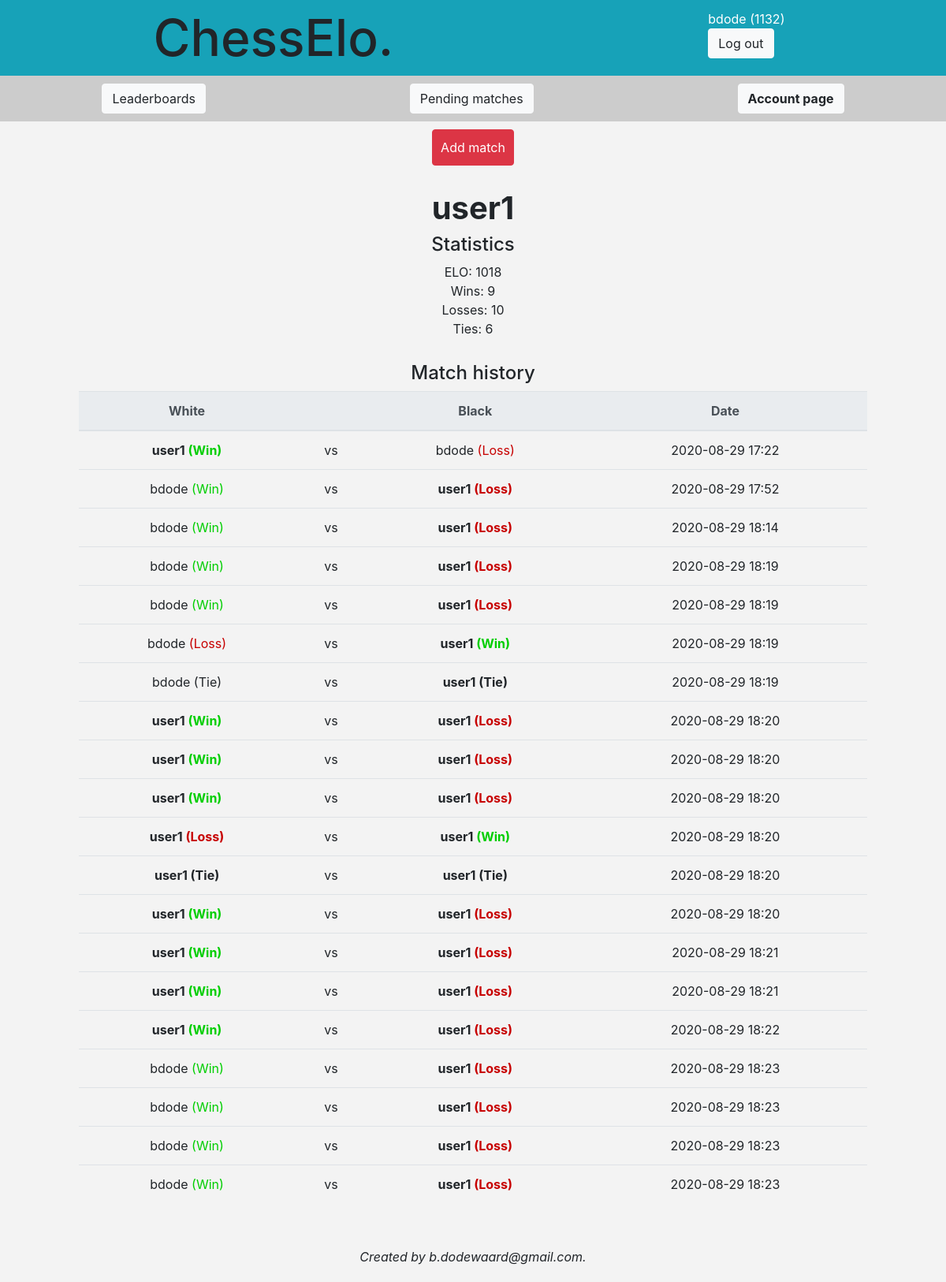
The page /account/user1 (signed in) on the database its author committed.
### chesselo/models.py (models this page shows, shortened)
class Elo(models.Model):
    username = models.CharField(max_length=64)
    elo = models.FloatField(default=1100)
    wins = models.IntegerField(default=0)
    losses = models.IntegerField(default=0)
    ties = models.IntegerField(default=0)

class Match(models.Model):
    user_white = models.CharField(max_length=64)
    user_black = models.CharField(max_length=64)
    white_win = models.CharField(max_length=64)
    match_datetime = models.DateTimeField(auto_now_add=True)
    user_send = models.CharField(max_length=64)
    user_pending = models.CharField(max_length=64)
    accepted = models.BooleanField(default=False)

### chesselo/views.py (the view)
# urls.py: path("account", views.account, name="account"),
def account(request, username=False):
    context = {}
    if not request.user.is_authenticated:
        messages.add_message(request, messages.INFO, 'Please log in.',)
        return HttpResponseRedirect("/index")
    if not username:
        if request.user.is_authenticated:
            username = request.user.username
            url = "account/" + username
            return HttpResponseRedirect(url)
        return HttpResponseRedirect("/index")
    match_list = Match.objects.filter(Q(user_white=username) | Q(user_black=username))[:20]
    context["match_list"] = match_list
    elo = Elo.objects.get(username=username)
    context["username"] = username
    context["wins"] = elo.wins
    context["losses"] = elo.losses
    context["account_elo"] = elo.elo
    context["ties"] = elo.ties
    total = elo.wins + elo.losses
    if total:
        context["winrate"] = elo.wins/(elo.wins + elo.losses)
    else:
        context["winrate"] = "None"
    opponent_list = Elo.objects.all()
    context["opponents"] = opponent_list
    context["account_page"] = True
    context["logged_in"] = True
    elo_score = Elo.objects.get(username = request.user.username)
    context["user_elo"] = int(elo_score.elo)
    return render(request, "account.html", context)

### chesselo/templates/account.html (shortened to what this page needs)
{% extends "basic_layout.html" %}
{% block header-right %}
<div class='logout-block' style="float:right">
    <form action="/logout" method="POST">
        <div class="logout">{{ user.get_username }}{% if user_elo %} ({{ user_elo }}){% endif %} </div>
        <button type="submit" class="btn btn-light">Log out</button>
    </form>
</div>
{% endblock %}
{% block main %}
<div class="leaderboards-main">
    <div style="text-align: center;">
        <h1 style="text-align: center;", class="bold">{{username}}</h1>
    </div>
    <div style="text-align: center; margin-bottom: 30px;">
        <h4 style="text-align: center;">Statistics</h4>
        <div> ELO: {{account_elo|floatformat:0}} </div>
        <div> Wins: {{wins}} </div>
        <div> Losses: {{losses}} </div>
        <div> Ties: {{ties}} </div>
    </div>
    <div style="text-align: center;">
        <h4 style="text-align: center;">Match history</h4>
        <table class="table">
            <thead class="thead-light">
                <tr>
                        <th>White</th>
                        <th></th>
                        <th>Black</th>
                        <th>Date</th>
                </tr>
            </thead>
        {% if match_list|length %}
            <tbody>
                {% for match in match_list %}
                    <tr>
                        <td {% if match.user_white == username%} class="bold" {% endif %}>{{match.user_white}}{% if match.white_win == "win" %}<span class="win"> (Win){%endif%}{% if match.white_win == "loss" %}<span class="loss"> (Loss)</span>{% endif %}{% if match.white_win == "tie" %} (Tie){% endif %}</td>
                        <td>vs</td>
                        <td {% if match.user_black == username%} class="bold" {% endif %}>{{match.user_black}}{% if match.white_win == "win" %}<span class="loss"> (Loss)</span>{%endif%}{% if match.white_win == "loss" %}<span class="win"> (Win){% endif %} {% if match.white_win == "tie" %}(Tie){% endif %}</td>
                        <td>{{match.match_datetime|date:'Y-m-d H:i'}}</td>
                    </tr>
                {% endfor %}
            </tbody>
        </table>
        {% else %}
        </table>
        <div style="text-align:center; margin-bottom: 30px;"> None. </div>
            {% endif %}
    </div>
</div>
{% endblock %}
{% block footer %}
<div class="footer">
    <i>Created by b.dodewaard@gmail.com.</i>
</div>
{% endblock %}

### static/style.css (style rules this page uses)
html, body { height:100%; background-color: rgb(243, 243, 243); overflow-y: scroll; }
body { display: flex; flex-direction: column; overflow: hidden; }
table { max-width: 1000px; margin-left: auto; margin-right: auto; margin-bottom: 30px; }
.loss { color: #c70000; }
.win { color: #01ce01; }
.bold { font-weight: bold; }
.leaderboards-main { display: flex; flex-direction: column; align-content: space-around; flex-grow: 1; margin: 20px; }
.footer { text-align: center; width: 100%; padding: 20px; }
.logout-block { margin: auto 10px 10px 10px; display: inline-block; }
.logout { color:white; }

### rows shown on the page
Elo: elo "1018"
Match: user_white "user1", white_win "(Win)", user_black "bdode", match_datetime "2020-08-29 17:22"
Match: user_white "bdode", white_win "(Win)", user_black "user1", match_datetime "2020-08-29 17:52"
Match: user_white "bdode", white_win "(Win)", user_black "user1", match_datetime "2020-08-29 18:14"
Match: user_white "bdode", white_win "(Win)", user_black "user1", match_datetime "2020-08-29 18:19"
Match: user_white "bdode", white_win "(Win)", user_black "user1", match_datetime "2020-08-29 18:19"
Match: user_white "bdode", white_win "(Loss)", user_black "user1", match_datetime "2020-08-29 18:19"
Match: user_white "bdode", white_win "(Tie)", user_black "user1", match_datetime "2020-08-29 18:19"
Match: user_white "user1", white_win "(Win)", user_black "user1", match_datetime "2020-08-29 18:20"
Match: user_white "user1", white_win "(Win)", user_black "user1", match_datetime "2020-08-29 18:20"
Match: user_white "user1", white_win "(Win)", user_black "user1", match_datetime "2020-08-29 18:20"
Match: user_white "user1", white_win "(Loss)", user_black "user1", match_datetime "2020-08-29 18:20"
Match: user_white "user1", white_win "(Tie)", user_black "user1", match_datetime "2020-08-29 18:20"
Match: user_white "user1", white_win "(Win)", user_black "user1", match_datetime "2020-08-29 18:20"
Match: user_white "user1", white_win "(Win)", user_black "user1", match_datetime "2020-08-29 18:21"
Match: user_white "user1", white_win "(Win)", user_black "user1", match_datetime "2020-08-29 18:21"
Match: user_white "user1", white_win "(Win)", user_black "user1", match_datetime "2020-08-29 18:22"
Match: user_white "bdode", white_win "(Win)", user_black "user1", match_datetime "2020-08-29 18:23"
Match: user_white "bdode", white_win "(Win)", user_black "user1", match_datetime "2020-08-29 18:23"
Match: user_white "bdode", white_win "(Win)", user_black "user1", match_datetime "2020-08-29 18:23"
Match: user_white "bdode", white_win "(Win)", user_black "user1", match_datetime "2020-08-29 18:23"

### other values the page prints
{{ user.get_username }} "bdode"
{{ user_elo }} "1132"
{{ username }} "user1"
{{ wins }} "9"
{{ losses }} "10"
{{ ties }} "6"
